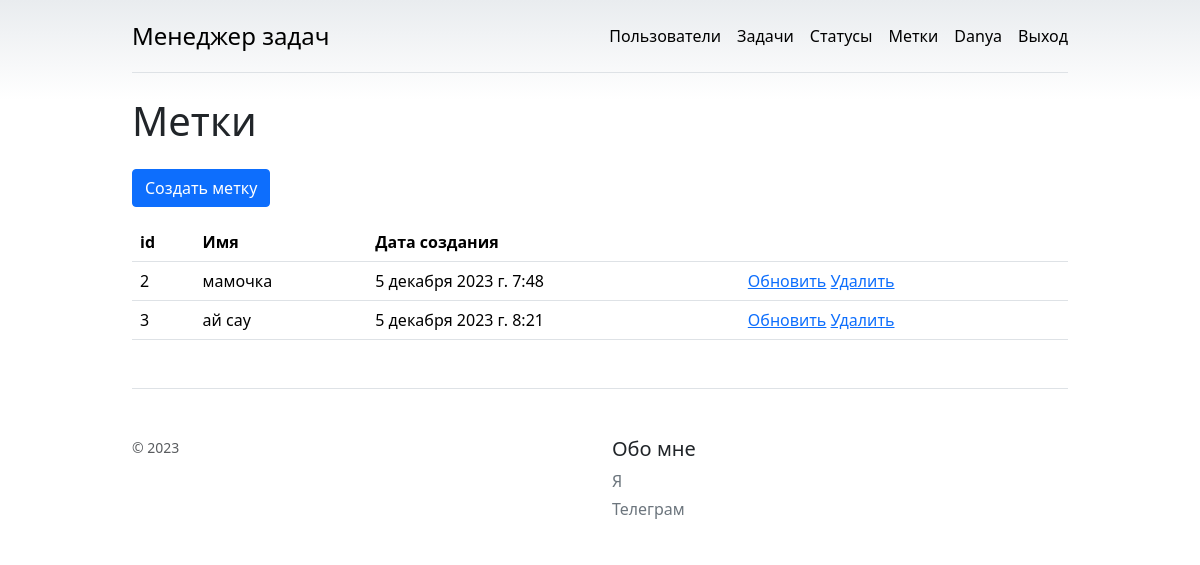
/labels/ (signed in), run on the app's committed database.
### task_manager/labels/models.py (models this page shows, shortened)
class Label(models.Model):
    name = models.CharField(max_length=50)
    timestamp = models.DateTimeField(auto_now_add=True)

### task_manager/labels/views.py (the view)
# urls.py: path('', views.IndexLabelView.as_view(), name='index'),
class IndexLabelView(LoginRequiredMixin, View):
    def get(self, request, *args, **kwargs):
        labels = Label.objects.all()
        return render(request, 'labels/index.html', {'labels': labels})

### task_manager/templates/labels/index.html (shortened to what this page needs)
{% extends "base.html" %}
{% load django_bootstrap5 %}
{% load i18n %}
{% block content %}
<h1 class="h1 my-4">
  {% translate "Labels" %}
</h1>
<a class="btn btn-primary mb-3" href="{% url "labels:create" %}">{% translate 'Label create' %}</a>
<table class="table">
    <thead>
      <tr>
        <th scope="col">id</th>
        <th scope="col">{% translate "Name" %}</th>
        <th scope="col">{% translate "Date of creation" %}</th>
        <th scope="col"></th>
      </tr>
    </thead>
    <tbody>
    {% for label in labels %}
      <tr>
        <td>{{ label.id }}</td>
        <td>{{ label.name }}</td>
        <td>{{ label.timestamp }}</td>
        <td>
            <a href="{% url 'labels:update' pk=label.id %}">{% translate 'Update'%}</a>
            <a href="{% url 'labels:delete' pk=label.id %}">{% translate 'Delete'%}</a>
        </td>
      </tr>
    {% endfor %}
    </tbody>
  </table>
{% endblock content %}

### task_manager/templates/base.html (shortened to what this page needs)
{% load django_bootstrap5 %}
{% bootstrap_css %}
{% load i18n %}
<!doctype html>
<html lang="en" data-bs-theme="auto">
  <head><script src="/docs/5.3/assets/js/color-modes.js"></script>
    <link rel="stylesheet" href="https://cdn.jsdelivr.net/npm/@docsearch/css@3">
<link href="/docs/5.3/dist/css/bootstrap.min.css" rel="stylesheet">
    {% load static %}
    <link href="{% static 'css/task.css' %}" rel="stylesheet">
  </head>
  <body>
<div class="container py-3">
  <header>
    <div class="d-flex flex-column flex-md-row align-items-center pb-3 mb-4 border-bottom">
      <a href="/" class="d-flex align-items-center link-body-emphasis text-decoration-none">
        <span class="fs-4">{% translate 'Task manager' %}</span>
      </a>
      <nav class="d-inline-flex mt-2 mt-md-0 ms-md-auto">
        <a class="me-3 py-2 link-body-emphasis text-decoration-none" href="{% url 'users:index' %}">{% translate 'Users' %}</a>
        {% if request.user.is_authenticated %}
        <a class="me-3 py-2 link-body-emphasis text-decoration-none" href="{% url 'tasks:index' %}">{% translate 'Tasks' %}</a>
        <a class="me-3 py-2 link-body-emphasis text-decoration-none" href="{% url 'statuses:index' %}">{% translate 'Statuses' %}</a>
        <a class="me-3 py-2 link-body-emphasis text-decoration-none" href="{% url 'labels:index' %}">{% translate 'Labels' %}</a>
        <a class="me-3 py-2 link-body-emphasis text-decoration-none" href="{% url 'users:update' pk=user.id %}">{{ user.username }}</a>
        <a class="py-2 link-body-emphasis text-decoration-none" href="{% url 'users:logout' %}">{% translate 'Logout' %}</a>
        {% else %}
        <a class="me-3 py-2 link-body-emphasis text-decoration-none" href="{% url 'users:create' %}">{% translate 'Sign up' %}</a>
        <a class="py-2 link-body-emphasis text-decoration-none" href="{% url 'users:login' %}">{% translate 'Log in' %}</a>
        {% endif %}
      </nav>
    </div>
  </header>
  <main>
    {% block content %}{% endblock %}
  </main>
  <footer class="pt-4 my-md-5 pt-md-5 border-top">
    <div class="row">
      <div class="col-12 col-md">
        <small class="d-block mb-3 text-body-secondary">&copy; 2023</small>
      </div>
      <div class="col-6 col-md">
        <h5>{% translate 'About' %}</h5>
        <ul class="list-unstyled text-small">
          <li class="mb-1"><a class="link-secondary text-decoration-none" href="#">{% translate 'Me' %}</a></li>
          <li class="mb-1"><a class="link-secondary text-decoration-none" href="https://t.me/faridylkaaaco">{% translate 'Telegram' %}</a></li>
        </ul>
      </div>
    </div>
  </footer>
</div>
    </body>
</html>

### task_manager/static/css/task.css (style rules this page uses)
body { background-image: linear-gradient(180deg, var(--bs-secondary-bg), var(--bs-body-bg) 100px, var(--bs-body-bg)); }
.container { max-width: 960px; }
.btn { display: inline-block; font-weight: 400; line-height: 1.5; color: #212529; text-align: center; text-decoration: none; vertical-align: middle; cursor: pointer; -webkit-user-select: none; -moz-user-select: none; user-select: none; background-color: transparent; border: 1px solid transparent; padding: 0.375rem 0.75rem; font-size: 1rem; border-radius: 0.25rem; transition: color .15s ease-in-out,background-color .15s ease-in-out,border-color .15s ease-in-out,box-shadow .15s ease-in-out; }
.btn-primary { color: #fff; background-color: #0d6efd; border-color: #0d6efd; }
.table { --bs-table-color-type: initial; --bs-table-bg-type: initial; --bs-table-color-state: initial; --bs-table-bg-state: initial; --bs-table-color: var(--bs-emphasis-color); --bs-table-bg: var(--bs-body-bg); --bs-table-border-color: var(--bs-border-color); --bs-table-accent-bg: transparent; --bs-table-striped-color: var(--bs-emphasis-color); --bs-table-striped-bg: rgba(var(--bs-emphasis-color-rgb), 0.05); --bs-table-active-color: var(--bs-emphasis-color); --bs-table-active-bg: rgba(var(--bs-emphasis-color-rgb), 0.1); --bs-table-hover-color: var(--bs-emphasis-color); --bs-table-hover-bg: rgba(var(--bs-emphasis-color-rgb), 0.075); width: 100%; margin-bottom: 1rem; vertical-align: top; border-color: var(--bs-table-border-color); }
.mb-3 { margin-bottom: 1rem!important; }
.h1, .h2, .h3, .h4, .h5, .h6, h1, h2, h3, h4, h5, h6 { margin-top: 0; margin-bottom: 0.5rem; font-weight: 500; line-height: 1.2; }
.h1, h1 { font-size: calc(1.375rem + 1.5vw); }
.my-4 { margin-top: 1.5rem!important; margin-bottom: 1.5rem!important; }
.h5, h5 { font-size: 1.25rem; }
.text-body-secondary { --bs-text-opacity: 1; color: rgba(33, 37, 41, 0.75); }

### data on the page
Label: id "2", name "мамочка", timestamp "5 декабря 2023 г. 7:48"
Label: id "3", name "ай сау", timestamp "5 декабря 2023 г. 8:21"

### other printed values
{{ user.username }} "Danya"
